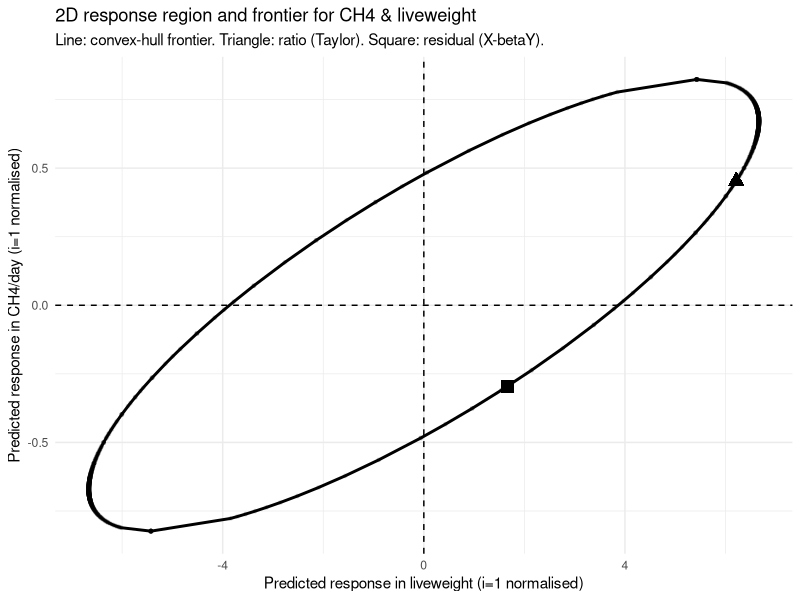
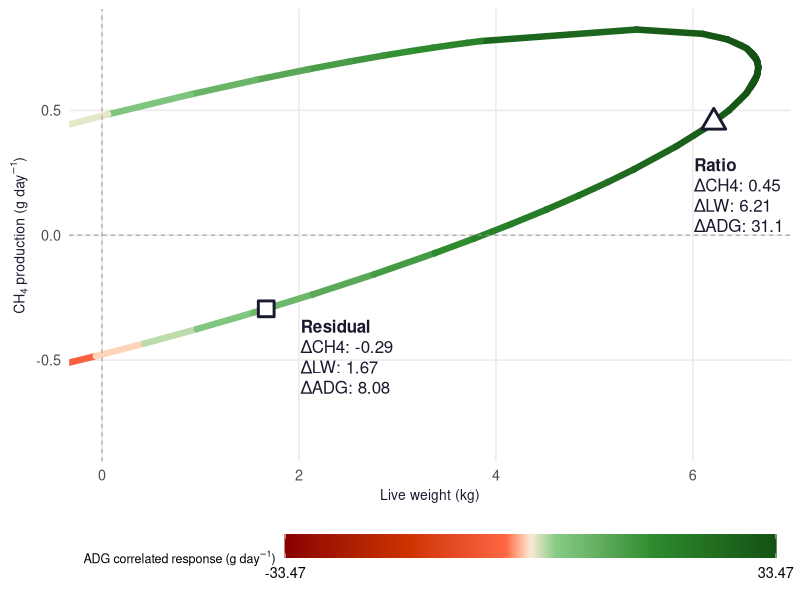
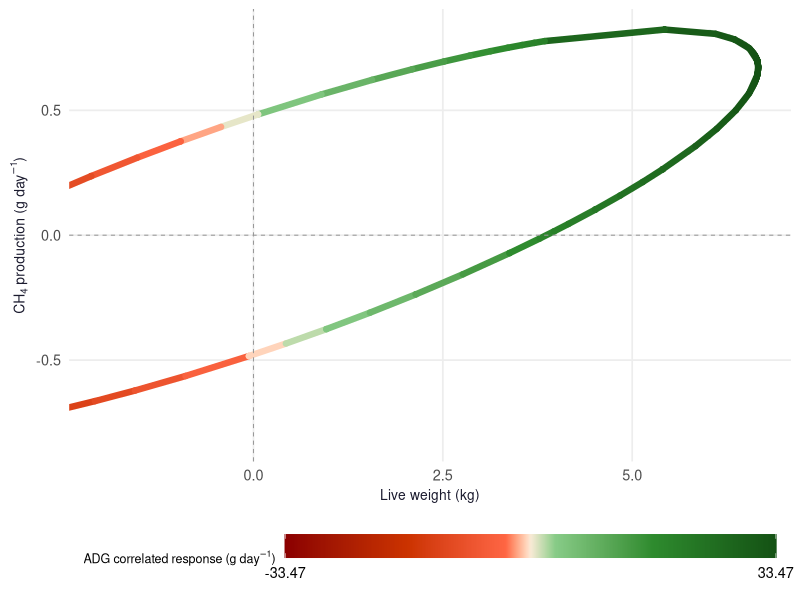
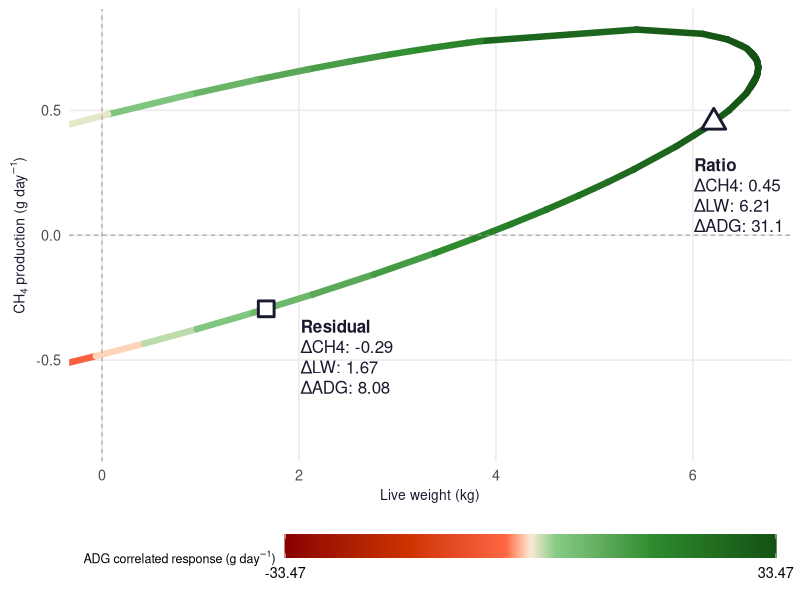
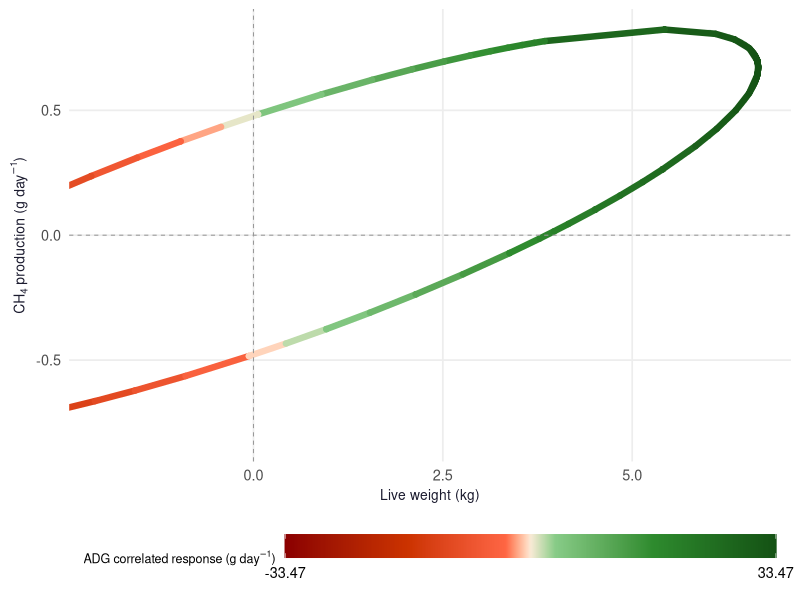

The R source for these figures, in order:
# ============================================================
# SELECTION RESPONSE COMPARISON OF METHANE TRAITS
# (point estimates only - Monte Carlo removed)
# Uses ASReml .pvc estimates
# ============================================================
setwd("/home/dermot.kelly/Dermot_analysis/Phd/Paper_3/")

suppressPackageStartupMessages({
  library(Matrix)
  library(dplyr)
  library(tidyr)
  library(ggplot2)
  library(scales)
  library(ggtext)
})

# -----------------------------
# 0) Names of traits + means for ratio Taylor
# -----------------------------
X <- "ch4_g_day2_1v3"
Y <- "liveweight"
Z <- "adg"

mu_X <- 17.90444
mu_Y <- 62.72

# -----------------------------
# 1) Point estimates of (co)variance components from .pvc outputs
# -----------------------------

# ---- Bivariate: ch4_g_day2_1v3 (trait1) vs liveweight (trait2) ----
# From bi_ch4_weight.pvc
VA_X_hat   <- 2.44586     # Additive genetic variance: CH4
VA_Y_hat   <- 57.7836     # Additive genetic variance: liveweight
rg_XY_hat  <- 0.5018      # Genetic correlation: CH4-liveweight

VE_X_hat   <- 10.6096     # Residual variance: CH4
VE_Y_hat   <- 14.8424     # Residual variance: liveweight
re_XY_hat  <- 0.2397      # Residual correlation: CH4-liveweight

VPE_XY_hat <- 2.66683     # PE variance: ide(ANI_ID), CH4-liveweight bivariate

# ---- Bivariate: liveweight (trait1) vs adg_g (trait2) ----
# From bi_weight_adg.pvc
rg_YZ_hat  <- 0.7763      # Genetic correlation: liveweight-ADG

# ---- Bivariate: ch4_g_day2_1v3 (trait1) vs adg_g (trait2) ----
# From bi_ch4_adg_g.pvc
VA_Z_from_X_hat <- 2420.85   # Additive genetic variance: ADG (g/day)
VE_Z_from_X_hat <- 134.237   # Residual variance: ADG (g/day)
rg_XZ_hat       <- 0.4048    # Genetic correlation: CH4-ADG
VPE_XZ_hat      <- 1.96238   # PE variance: ide(ANI_ID), CH4-ADG bivariate

##########
# Lambda / coefficients of additive genetic variation
##########
CVA_X  <- sqrt(VA_X_hat) / mu_X
CVA_Y  <- sqrt(VA_Y_hat) / mu_Y
lambda <- CVA_X / CVA_Y

CVA_X
CVA_Y
lambda

# -----------------------------
# 2) Helpers
# -----------------------------
# Returns the smallest eigenvalue of a matrix.
eig_min <- function(M) min(eigen(M, symmetric = TRUE, only.values = TRUE)$values)

# Checks if a matrix is valid (positive definite) and repairs it if not.
make_PD <- function(M){
  if(eig_min(M) < 1e-10) as.matrix(nearPD(M)$mat) else M
}

# Reconstructs covariance from variances and correlation.
cov_from_r <- function(Vi, Vj, r) r * sqrt(Vi * Vj)

# Computes selection index response for all grid directions simultaneously.
calc_resp_2trait <- function(G2, P2, A){
  B     <- solve(P2, G2 %*% A)
  denom <- sqrt(colSums(B * (P2 %*% B)))
  R     <- (t(G2) %*% B) / matrix(denom, nrow = 2, ncol = length(denom), byrow = TRUE)
  list(B = B, denom = denom, R = R)
}

# Computes correlated genetic response in traits not in the index (e.g. ADG).
calc_resp_H_from_B <- function(G_HI, B, denom){
  (G_HI %*% B) / matrix(denom, nrow = nrow(G_HI), ncol = length(denom), byrow = TRUE)
}


get_hull <- function(df, x = "lw", y = "ch4"){
  if(nrow(df) < 3) return(df[0, , drop = FALSE])
  idx <- chull(df[[x]], df[[y]])
  df[idx, , drop = FALSE]
}

# -----------------------------
# 3) Grid of economic weights
# -----------------------------
w_CH4_seq <- seq(-10, 10, by = 0.5)
w_LW_seq  <- seq(-10, 10, by = 0.5)

grid <- expand.grid(w_CH4 = w_CH4_seq, w_LW = w_LW_seq) %>%
  filter(!(w_CH4 == 0 & w_LW == 0))

A_grid <- rbind(grid$w_CH4, grid$w_LW)
rownames(A_grid) <- c(X, Y)

# ── SPECIAL POINT 1: RATIO (TAYLOR LINEARISATION) ────────────────────────────
# Minimise CH4/liveweight. Taylor expansion gradient at trait means:
#   a_CH4 = -1/mu_Y
#   a_LW  = +mu_X/mu_Y^2
a_ratio <- matrix(c(-1/mu_Y, mu_X/(mu_Y^2)), ncol = 1)
rownames(a_ratio) <- c(X, Y)

# -----------------------------
# 4) Baseline matrices (CH4-liveweight bivariate)
# -----------------------------
CovA_XY_hat <- cov_from_r(VA_X_hat, VA_Y_hat, rg_XY_hat)
CovE_XY_hat <- cov_from_r(VE_X_hat, VE_Y_hat, re_XY_hat)
CovP_XY_hat <- CovA_XY_hat + CovE_XY_hat    # no PE covariance

VP_X_hat <- VA_X_hat + VE_X_hat + VPE_XY_hat
VP_Y_hat <- VA_Y_hat + VE_Y_hat + VPE_XY_hat

G2_hat <- matrix(c(VA_X_hat,    CovA_XY_hat,
                   CovA_XY_hat, VA_Y_hat),
                 nrow = 2, byrow = TRUE, dimnames = list(c(X,Y), c(X,Y)))

P2_hat <- matrix(c(VP_X_hat,    CovP_XY_hat,
                   CovP_XY_hat, VP_Y_hat),
                 nrow = 2, byrow = TRUE, dimnames = list(c(X,Y), c(X,Y)))

G2_hat <- make_PD(G2_hat)
P2_hat <- make_PD(P2_hat)

out_hat <- calc_resp_2trait(G2_hat, P2_hat, A_grid)

resp_all <- grid %>%
  mutate(ch4 = as.numeric(out_hat$R[1,]),
         lw  = as.numeric(out_hat$R[2,]))

hull_df        <- get_hull(resp_all, x = "lw", y = "ch4") %>% mutate(type = "Frontier")
hull_df_closed <- bind_rows(hull_df, hull_df[1, , drop = FALSE])

# Ratio special point
out_ratio_hat <- calc_resp_2trait(G2_hat, P2_hat, a_ratio)
ratio_point <- tibble(type = "Ratio (Taylor)",
                      ch4  = as.numeric(out_ratio_hat$R[1,1]),
                      lw   = as.numeric(out_ratio_hat$R[2,1]))

# Residual special point (CH4 adjusted for liveweight)
beta_P_hat  <- as.numeric(P2_hat[X,Y] / P2_hat[Y,Y])
a_res_hat   <- matrix(c(-1, beta_P_hat), ncol = 1); rownames(a_res_hat) <- c(X,Y)
out_res_hat <- calc_resp_2trait(G2_hat, P2_hat, a_res_hat)
resid_point <- tibble(type = paste0("Residual (beta_P=", signif(beta_P_hat, 4), ")"),
                      ch4  = as.numeric(out_res_hat$R[1,1]),
                      lw   = as.numeric(out_res_hat$R[2,1]))

# ── 5) BUILD THE 3x3 G MATRIX FOR ADG ────────────────────────────────────────
# Diagonal sources:
#   CH4 (X): variance from the CH4-liveweight bivariate
#   liveweight (Y): variance from the CH4-liveweight bivariate
#   ADG (Z): variance from the CH4-ADG bivariate

VA_Z3_hat <- VA_Z_from_X_hat

CovA_XZ_hat <- cov_from_r(VA_X_hat, VA_Z3_hat, rg_XZ_hat)
CovA_YZ_hat <- cov_from_r(VA_Y_hat, VA_Z3_hat, rg_YZ_hat)

G3_hat <- matrix(0, 3, 3, dimnames = list(c(X,Y,Z), c(X,Y,Z)))
G3_hat[X,X] <- VA_X_hat
G3_hat[Y,Y] <- VA_Y_hat
G3_hat[Z,Z] <- VA_Z3_hat
G3_hat[X,Y] <- CovA_XY_hat; G3_hat[Y,X] <- CovA_XY_hat
G3_hat[X,Z] <- CovA_XZ_hat; G3_hat[Z,X] <- CovA_XZ_hat
G3_hat[Y,Z] <- CovA_YZ_hat; G3_hat[Z,Y] <- CovA_YZ_hat
G3_hat <- make_PD(G3_hat)

G_HI_hat <- G3_hat[, c(X,Y), drop = FALSE]
RH_hat   <- calc_resp_H_from_B(G_HI_hat, out_hat$B, out_hat$denom)

resp_all_adg <- resp_all %>% mutate(adg = as.numeric(RH_hat[3,]))

lr_hat <- resp_all_adg %>% filter(lw > 0, ch4 < 0)

# ADG at the two special points
adg_ratio_hat <- as.numeric(calc_resp_H_from_B(G_HI_hat, out_ratio_hat$B, out_ratio_hat$denom)[3,1])
adg_resid_hat <- as.numeric(calc_resp_H_from_B(G_HI_hat, out_res_hat$B,   out_res_hat$denom)[3,1])

special_adg <- tibble(
  point        = c("Ratio (Taylor)", paste0("Residual (beta_P=", signif(beta_P_hat, 4), ")")),
  ch4_response = c(ratio_point$ch4, resid_point$ch4),
  lw_response  = c(ratio_point$lw,  resid_point$lw),
  adg_response = c(adg_ratio_hat,   adg_resid_hat)
)

# -----------------------------
# 6) Diagnostic plots
# -----------------------------
ggplot() +
  geom_hline(yintercept = 0, linetype = 2) +
  geom_vline(xintercept = 0, linetype = 2) +
  geom_point(data = resp_all, aes(x = lw, y = ch4), alpha = 0.12, size = 1) +
  geom_path(data = hull_df_closed, aes(x = lw, y = ch4), linewidth = 1.0) +
  geom_point(data = ratio_point, aes(x = lw, y = ch4), size = 4, shape = 17) +
  geom_point(data = resid_point, aes(x = lw, y = ch4), size = 4, shape = 15) +
  labs(
    x        = "Predicted response in liveweight (i=1 normalised)",
    y        = "Predicted response in CH4/day (i=1 normalised)",
    title    = "2D response region and frontier for CH4 & liveweight",
    subtitle = "Line: convex-hull frontier. Triangle: ratio (Taylor). Square: residual (X-betaY)."
  ) +
  theme_minimal()

# -----------------------------
# 7) Results summary (point estimates)
# -----------------------------
special_points <- special_adg %>%
  transmute(point, ch4 = ch4_response, lw = lw_response, adg = adg_response)

cat("\n=============================\n")
cat("CORE COMPARISON: Ratio vs Residual (point estimates)\n")
cat("=============================\n")
print(special_points)

adg_range_lr <- lr_hat %>%
  summarise(
    n       = n(),
    adg_min = min(adg, na.rm = TRUE),
    adg_max = max(adg, na.rm = TRUE),
    adg_p05 = quantile(adg, 0.05, na.rm = TRUE),
    adg_p50 = quantile(adg, 0.50, na.rm = TRUE),
    adg_p95 = quantile(adg, 0.95, na.rm = TRUE)
  )

cat("\n=============================\n")
cat("ADG RANGE UNDER CH4-LW INDEX (favourable quadrant)\n")
cat("=============================\n")
print(adg_range_lr)

lr_growth_ok <- lr_hat %>% filter(adg >= 0)

cat("\n=============================\n")
cat("GROWTH-PROTECTED REGION (ADG >= 0 within favourable quadrant)\n")
cat("=============================\n")
cat("Count:", nrow(lr_growth_ok), "out of", nrow(lr_hat), "\n")

if(nrow(lr_growth_ok) > 0){
  cat("\nMax methane reduction achievable with ADG >= 0 (within grid):\n")
  print(lr_growth_ok %>% arrange(ch4) %>% slice(1) %>% select(ch4, lw, adg, w_CH4, w_LW))
  
  cat("\nMax ADG achievable while still in favourable quadrant and ADG >= 0:\n")
  print(lr_growth_ok %>% arrange(desc(adg)) %>% slice(1) %>% select(ch4, lw, adg, w_CH4, w_LW))
} else {
  cat("No growth-protected points found on this grid.\n")
}


# ============================================================
# 8) FRONTIER PLOT — HULL LINE COLOURED BY ADG RESPONSE
# ============================================================

lr <- resp_all_adg

hull_lr_adg <- resp_all_adg %>%
  mutate(angle = atan2(ch4, lw),
         r     = sqrt(lw^2 + ch4^2)) %>%
  group_by(cut(angle, 720)) %>%          # 720 bins = 0.5 degree resolution
  slice_max(r, n = 1) %>%
  ungroup() %>%
  arrange(angle)

# Fill any floating point misses via nearest neighbour
if (any(is.na(hull_lr_adg$adg))) {
  missing_idx <- which(is.na(hull_lr_adg$adg))
  for (i in missing_idx) {
    dists <- sqrt(
      (resp_all_adg$lw  - hull_lr_adg$lw[i])^2 +
        (resp_all_adg$ch4 - hull_lr_adg$ch4[i])^2
    )
    hull_lr_adg$adg[i] <- resp_all_adg$adg[which.min(dists)]
  }
}

adg_lims     <- range(lr$adg, na.rm = TRUE)
pct_positive <- round(100 * mean(lr$adg >= 0, na.rm = TRUE), 1)
med_adg      <- median(lr$adg, na.rm = TRUE)

palette_stops <- c("#8B0000", "#CC3300", "#FF6644", "#FAEBD7",
                   "#88CC88", "#2E8B2E", "#145214")

value_stops <- rescale(c(
  adg_lims[1],
  adg_lims[1] * 0.5,
  adg_lims[1] * 0.1,
  0,
  adg_lims[2] * 0.1,
  adg_lims[2] * 0.5,
  adg_lims[2]
))

adg_col_scale <- scale_colour_gradientn(
  colours = palette_stops,
  values  = value_stops,
  limits  = adg_lims,
  breaks  = c(adg_lims[1], adg_lims[2]),
  labels  = sprintf("%.2f", c(adg_lims[1], adg_lims[2])),
  name    = expression("ADG correlated response (g day"^{-1}*")")
)

p_frontier <- ggplot() +
  
  # Layer 1: Background cloud
  geom_point(
    data  = lr,
    aes(x = lw, y = ch4, colour = adg),
    alpha = 0.25,
    size  = 1.4
  ) +
  adg_col_scale +
  
  # Layer 2: Hull line coloured by ADG
  geom_path(
    data      = hull_lr_adg,
    aes(x = lw, y = ch4, colour = adg),
    linewidth = 2.2,
    lineend   = "round",
    linejoin  = "round"
  ) +
  
  # Layer 3: Ratio special point
  geom_point(
    data   = ratio_point,
    aes(x = lw, y = ch4),
    size   = 5,
    shape  = 24,
    fill   = "white",
    colour = "#1A1A2E",
    stroke = 1.5
  ) +
  annotate(
    "richtext",
    x     = ratio_point$lw - 0.25,
    y     = ratio_point$ch4 - 0.3,
    label = paste0(
      "<b>Ratio</b><br>",
      "\u0394CH4: ", round(ratio_point$ch4, 2), "<br>",
      "\u0394LW: ",  round(ratio_point$lw,  2), "<br>",
      "\u0394ADG: ", round(adg_ratio_hat,    2)
    ),
    size        = 4.3,
    colour      = "#1A1A2E",
    hjust       = 0,
    fill        = NA,
    label.color = NA
  ) +
  
  # Layer 4: Residual special point
  geom_point(
    data   = resid_point %>% filter(lw > 0, ch4 < 0),
    aes(x = lw, y = ch4),
    size   = 5,
    shape  = 22,
    fill   = "white",
    colour = "#1A1A2E",
    stroke = 1.5
  ) +
  annotate(
    "richtext",
    x     = resid_point$lw + 0.3,
    y     = resid_point$ch4 - 0.2,
    label = paste0(
      "<b>Residual</b><br>",
      "\u0394CH4: ", round(resid_point$ch4, 2), "<br>",
      "\u0394LW: ",  round(resid_point$lw,  2), "<br>",
      "\u0394ADG: ", round(adg_resid_hat,    2)
    ),
    size        = 4.3,
    colour      = "#1A1A2E",
    hjust       = 0,
    fill        = NA,
    label.color = NA
  ) +
  
  # Reference lines
  geom_hline(yintercept = 0, linetype = "dashed", colour = "grey60", linewidth = 0.35) +
  geom_vline(xintercept = 0, linetype = "dashed", colour = "grey60", linewidth = 0.35) +
  
  labs(
    x = expression("Live weight (kg)"),
    y = expression("CH"[4]*" production (g day"^{-1}*")")
  ) +
  
  theme_minimal(base_size = 13) +
  theme(
    plot.title       = element_blank(),
    plot.subtitle    = element_blank(),
    axis.title       = element_text(size = 10, colour = "#1A1A2E"),
    legend.position  = "bottom",
    legend.title     = element_text(size = 9),
    legend.key.width = unit(2.5, "cm"),
    panel.grid.minor = element_blank(),
    panel.grid.major = element_line(colour = "grey93")
  ) +
  coord_cartesian(xlim = c(0, NA))

p_frontier

ggsave(
  "selection_index_P3/outputs/frontier_adg_liveweight.png",
  plot   = p_frontier,
  width  = 12,
  height = 8,
  dpi    = 600,
  bg     = "white"
)

# ------------------------------------------------------------
# Land-use variant (wider x range, no special points annotated)
# ------------------------------------------------------------
land_use_frontier <- ggplot() +
  geom_point(
    data  = lr,
    aes(x = lw, y = ch4, colour = adg),
    alpha = 0.25,
    size  = 1.4
  ) +
  adg_col_scale +
  geom_path(
    data      = hull_lr_adg,
    aes(x = lw, y = ch4, colour = adg),
    linewidth = 2.2,
    lineend   = "round",
    linejoin  = "round"
  ) +
  geom_hline(yintercept = 0, linetype = "dashed", colour = "grey60", linewidth = 0.35) +
  geom_vline(xintercept = 0, linetype = "dashed", colour = "grey60", linewidth = 0.35) +
  labs(
    x = expression("Live weight (kg)"),
    y = expression("CH"[4]*" production (g day"^{-1}*")")
  ) +
  theme_minimal(base_size = 13) +
  theme(
    plot.title       = element_blank(),
    plot.subtitle    = element_blank(),
    axis.title       = element_text(size = 10, colour = "#1A1A2E"),
    legend.position  = "bottom",
    legend.title     = element_text(size = 9),
    legend.key.width = unit(2.5, "cm"),
    panel.grid.minor = element_blank(),
    panel.grid.major = element_line(colour = "grey93")
  ) +
  coord_cartesian(xlim = c(-2, NA))

land_use_frontier

ggsave(
  "selection_index_P3/outputs/land_use.png",
  plot   = land_use_frontier,
  width  = 12,
  height = 8,
  dpi    = 600,
  bg     = "white"
)
